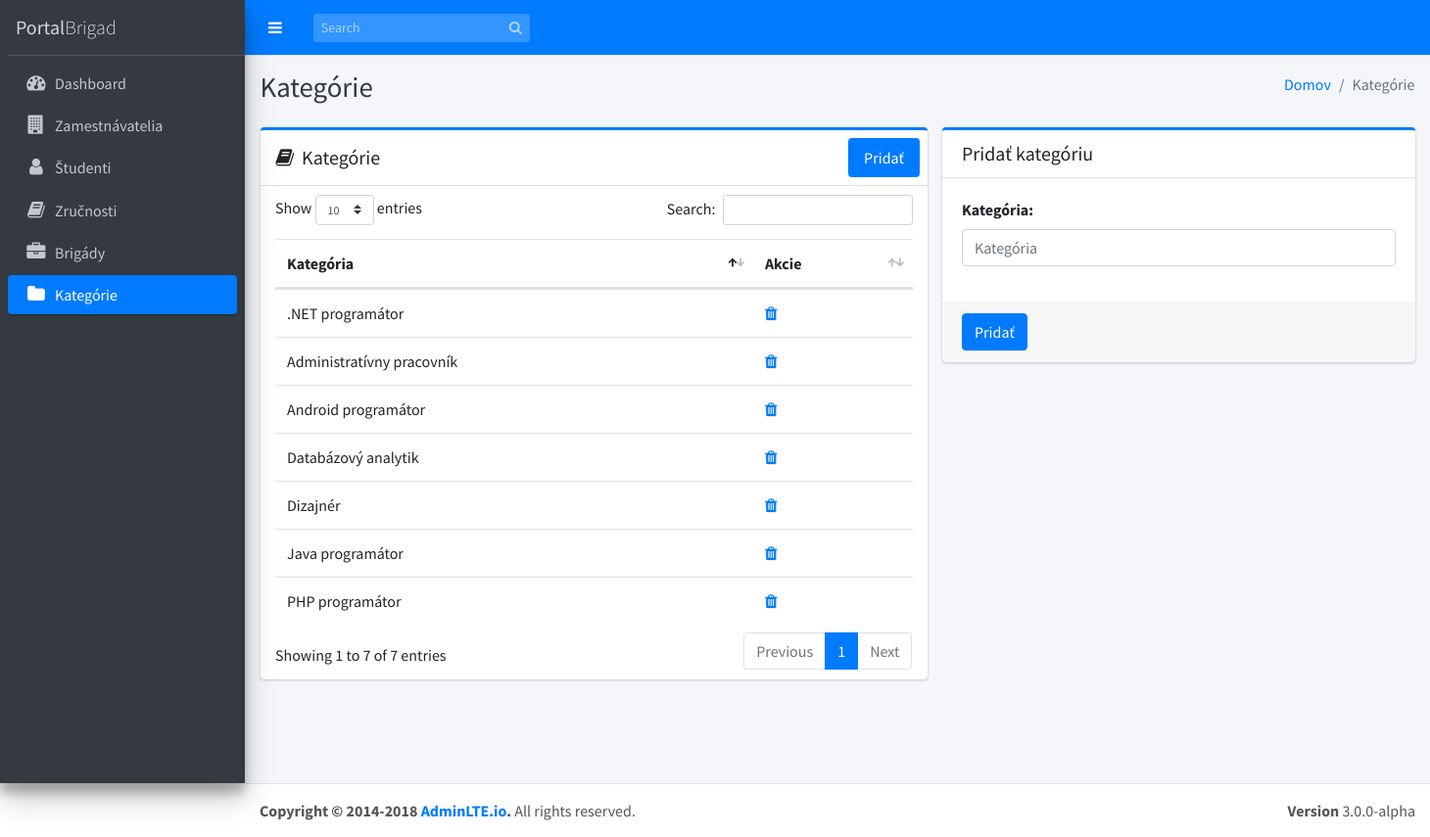
/index.php/kategorie, run on an earlier commit of the app's database.
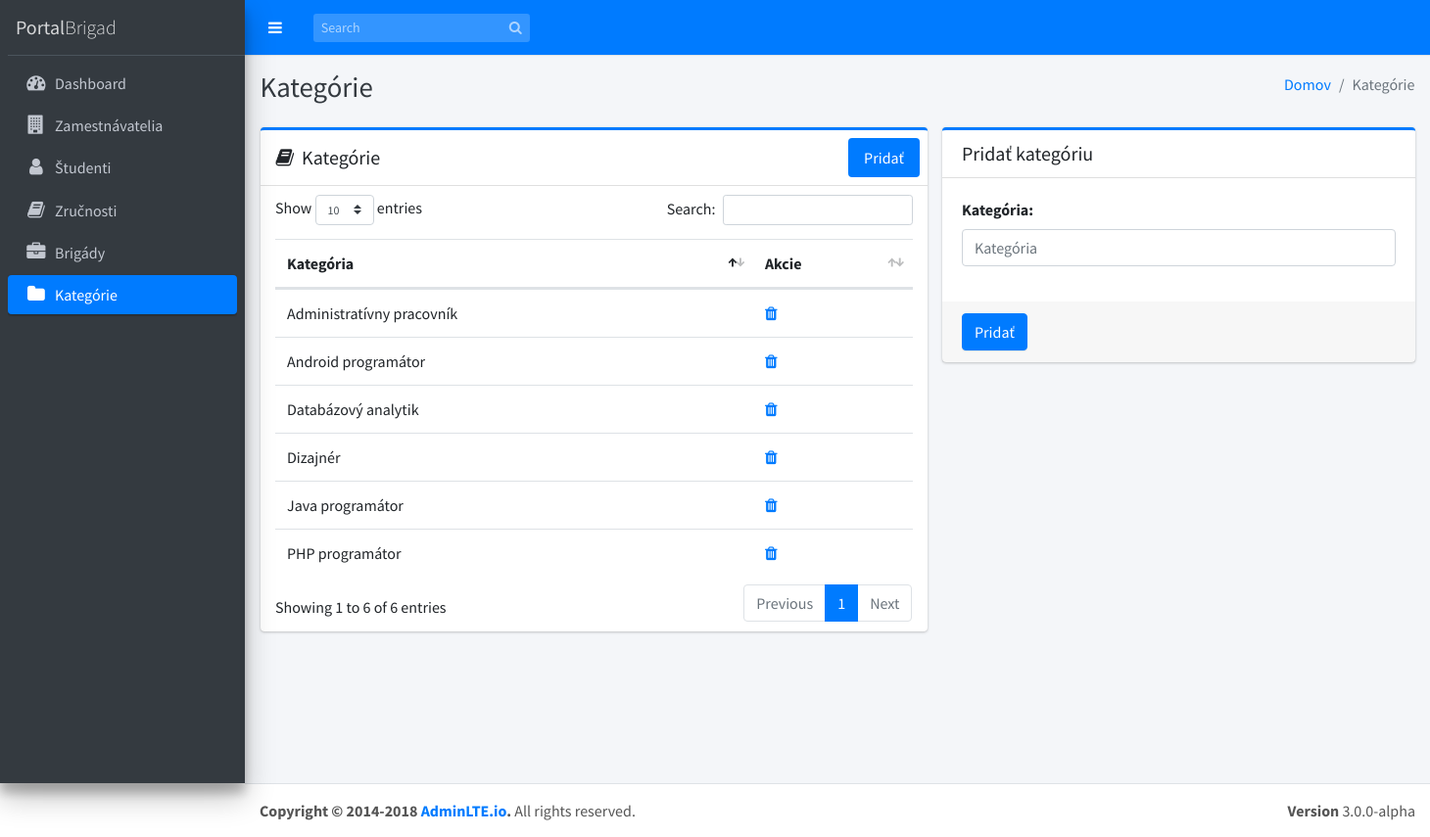
And on a later commit of the database.
### tables this page shows
CREATE TABLE `kategorie` (
  `idkategorie` int(11) NOT NULL,
  `kategoria` varchar(25) NOT NULL
);

### application/controllers/Kategorie.php (called while the page is built, shortened)
<?php
class Kategorie extends CI_Controller
{
  function __construct()
  {
    $this->load->helper('form');
    $this->load->helper('url');
    $this->load->library('form_validation');
    $this->load->model('Kategoria_model');
    $this->load->library('pagination');
  }
  public function index()
  {
    $data = array();
    $data['kategorie'] = $this->Kategoria_model->getRows();
    $data['title'] = 'Kategórie | PortalBrigad';
    $this->load->view('templates/header', $data);
    $this->load->view('templates/menu');
    $this->load->view('kategorie/index', $data);
    $this->load->view('templates/footer');
  }
}

### index.php (called while the page is built, shortened)
<?php
require_once BASEPATH.'core/CodeIgniter.php';

### application/models/Kategoria_model.php (called while the page is built, shortened)
<?php defined('BASEPATH') or exit('No direct script access allowed');
class Kategoria_model extends CI_Model
{
  function getRows($id = "")
  {
    if (!empty($id)) {
      $query = $this->db->get_where('kategorie', array('idkategorie' => $id));
      return $query->row_array();
    } else {
      $query = $this->db->get('kategorie');
      return $query->result_array();
    }
  }
}

### application/views/kategorie/index.php (the view, shortened to what this page needs)
<div class="content-wrapper">
  <div class="content-header">
    <div class="container-fluid">
      <div class="row mb-2">
        <div class="col-sm-6">
          <h1 class="m-0 text-dark">Kategórie</h1>
        </div>
        <div class="col-sm-6">
          <ol class="breadcrumb float-sm-right">
            <li class="breadcrumb-item"><a href="<?php echo base_url(); ?>">Domov</a></li>
            <li class="breadcrumb-item active">Kategórie</li>
          </ol>
        </div>
      </div>
    </div>
  </div>
  <section class="content">
    <div class="container-fluid">
      <div class="row">
        <section class="col-lg-7 connectedSortable ui-sortable">
          <div class="card card-primary card-outline">
            <div class="card-header d-flex p-0">
              <h3 class="card-title p-3">
                <i class="fa fa-book mr-1"></i>
                Kategórie
              </h3>
              <ul class="nav nav-pills ml-auto p-2">
                <li class="nav-item">
                  <a href="<?php echo site_url('kategorie/add/'); ?>" class="nav-link active">Pridať</a>
                </li>
              </ul>
            </div>
            <div class="card-body table-responsive p-2">
              <div id="kategorieTable_wrapper" class="dataTables_wrapper container-fluid dt-bootstrap4">
                <div class="row">
                  <div class="col-sm-12"></div>
                </div>
                <div class="row">
                  <div class="col-sm-12">
                    <table id="kategorieTable" class="table table-hover dataTable">
                      <thead>
                        <tr>
                          <th width="60%">Kategória</th>
                          <th width="20%">Akcie</th>
                        </tr>
                      </thead>
                      <tbody id="userData">
                        <?php if (!empty($kategorie)) : foreach ($kategorie as $kategoria) : ?>
                            <tr>
                              <td><?php echo $kategoria['kategoria']; ?></td>
                              <td>
                                <a href="<?php echo site_url('kategoria/delete/' . $kategoria['idkategorie']); ?>" data-href="<?php echo site_url('kategorie/delete/' . $kategoria['idkategorie']); ?>" class="fa fa-trash" data-toggle="modal" data-target="#deleteModal"></a>
                              </td>
                            </tr>
                          <?php endforeach;
                      else : ?>
                          <tr>
                            <td colspan="4">Žiadne kategórie</td>
                          </tr>
                        <?php endif; ?>
                      </tbody>
                    </table>
                  </div>
                </div>
              </div>
            </div>
          </div>
        </section>
        <section class="col-lg-5 connectedSortable ui-sortable">
          <div class="card card-primary card-outline">
            <div class="card-header">
              <h3 class="card-title">Pridať kategóriu</h3>
            </div>
            <form id="form-kategorie" method="post">
              <div class="card-body">
                <div class="form-group">
                  <label for="kategoria">Kategória:</label>
                  <input type="text" class="form-control" id="kategoria" name="kategoria" placeholder="Kategória">
                </div>
              </div>
              <div class="card-footer">
                <button id="kategorie-button" class="btn btn-primary">Pridať</button>
              </div>
            </form>
          </div>
        </section>
      </div>
    </div>
</div>
</div>

What changed in the data, as far as the page shows it:
removed kategorie: kategoria ".NET programátor"
Also different on the page:
text written by a page script: "Show entries Search: Showing 1 to 7 of 7 entries Previous 1 Next" → "Show entries Search: Showing 1 to 6 of 6 entries Previous 1 Next"
